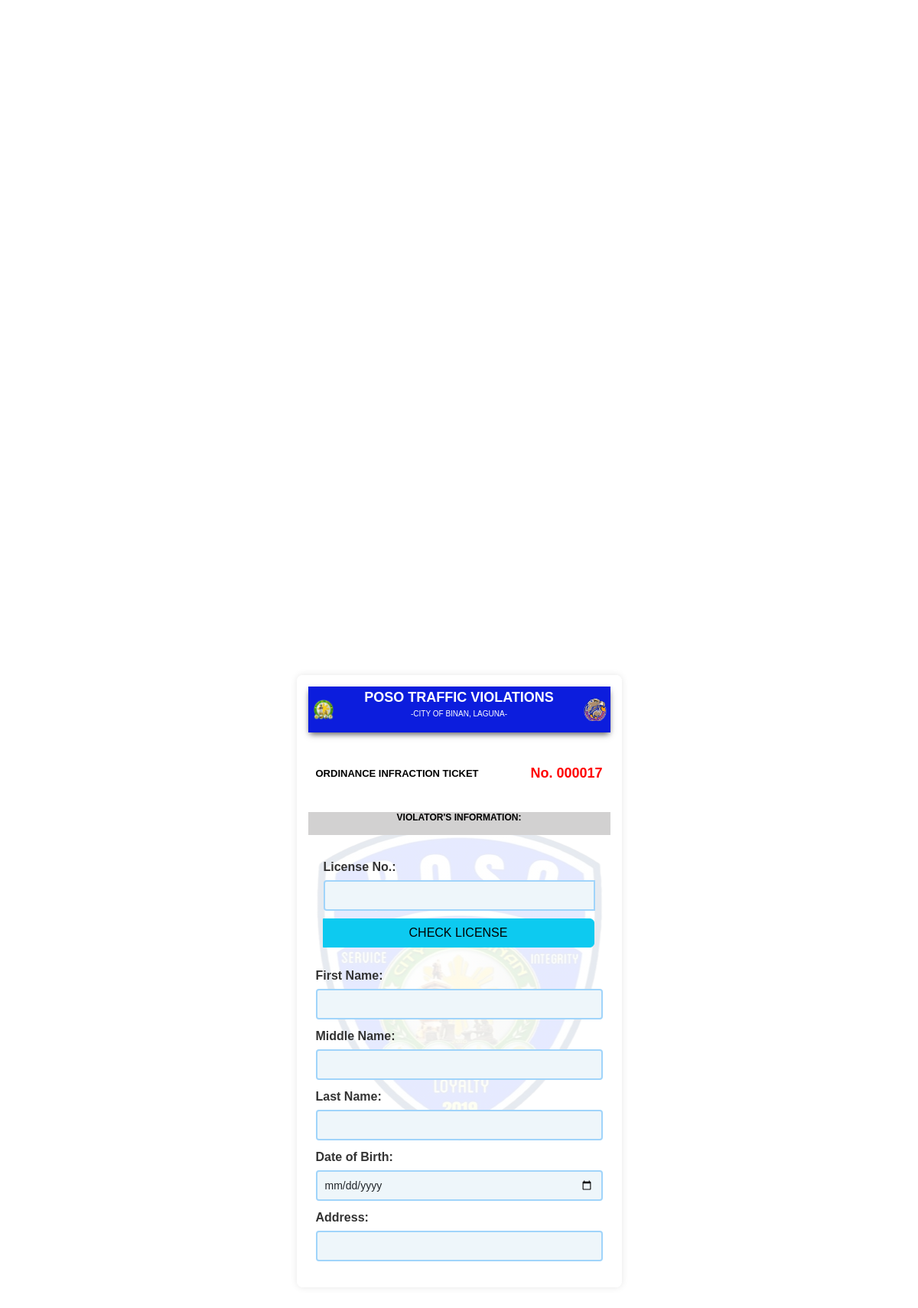
The page /poso.tix/ticket.php on the database as committed earlier.
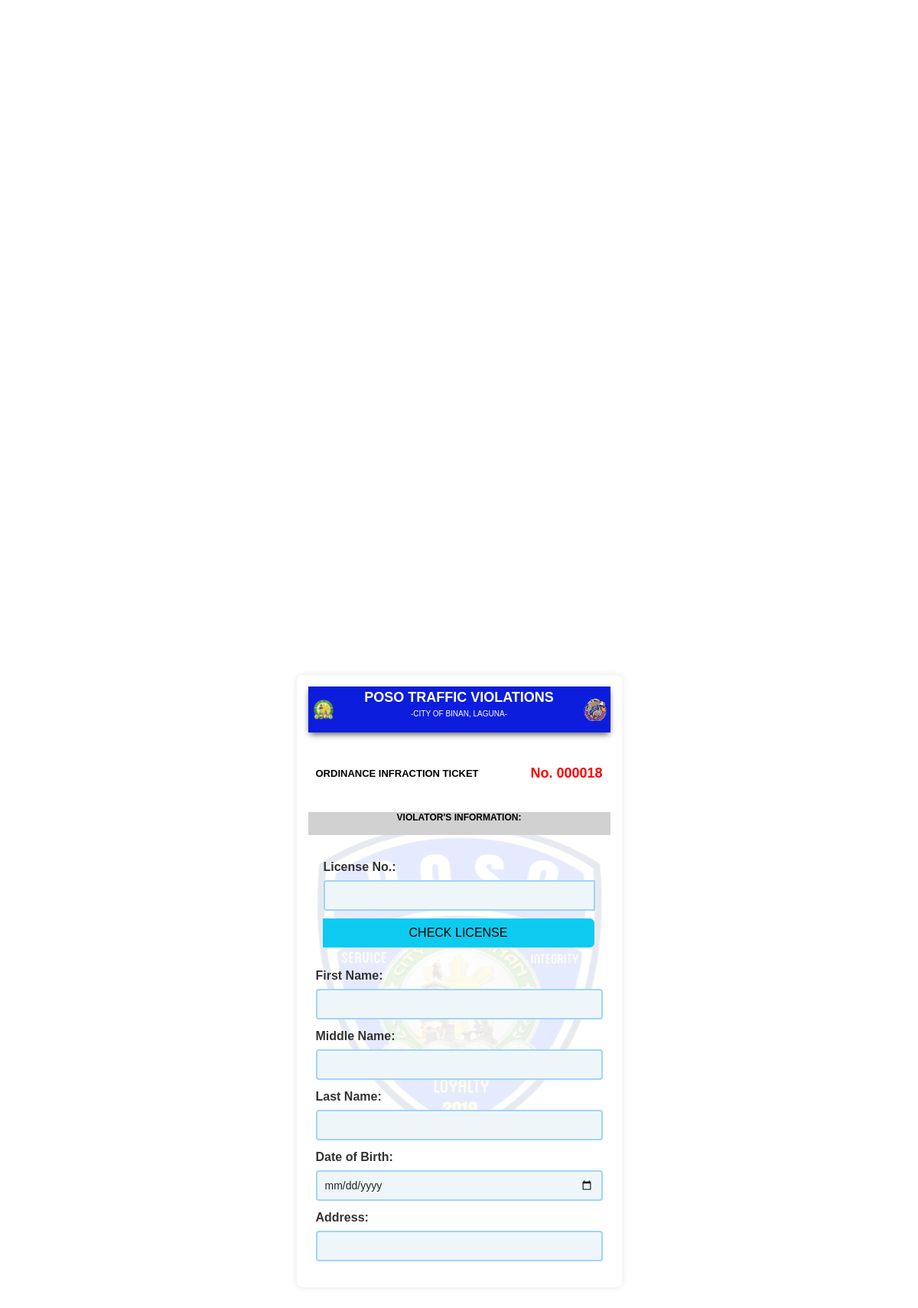
The same page on the database as committed later.
### tables this page shows
CREATE TABLE `report` (
  `ID` int(11) NOT NULL,
  `ticket_number` varchar(6) DEFAULT NULL,
  `first_name` varchar(100) DEFAULT NULL,
  `middle_name` varchar(100) DEFAULT NULL,
  `last_name` varchar(100) DEFAULT NULL,
  `dob` date DEFAULT NULL,
  `address` varchar(255) DEFAULT NULL,
  `license` varchar(255) NOT NULL,
  `confiscated` enum('yes','no') NOT NULL,
  `violation_date` date DEFAULT NULL,
  `violation_time` time DEFAULT NULL,
  `street` varchar(100) DEFAULT NULL,
  `plate_number` varchar(20) DEFAULT NULL,
  `city` varchar(100) DEFAULT NULL,
  `registration` varchar(100) DEFAULT NULL,
  `vehicle_type` varchar(50) DEFAULT NULL,
  `vehicle_owner` varchar(100) DEFAULT NULL,
  `created_at` timestamp NOT NULL DEFAULT current_timestamp(),
  `signature` longblob NOT NULL
);

### poso.tix/ticket.php (the view, shortened to what this page needs)
<?php
$servername = "localhost";
$username = "root";
$password = "";
$dbname = "poso";
$conn = new mysqli($servername, $username, $password, $dbname);
$sql = "SELECT ticket_number FROM report ORDER BY ID DESC LIMIT 1";
$result = $conn->query($sql);
if ($result->num_rows > 0) {
    $row = $result->fetch_assoc();
    $last_ticket_number = (int)$row['ticket_number'];
    $new_ticket_number = $last_ticket_number + 1;
} else {
    $new_ticket_number = 1;
}
$ticket_number = str_pad($new_ticket_number, 6, '0', STR_PAD_LEFT);
?>
<!DOCTYPE html>
<html lang="en">
<head>
    <link href="https://cdnjs.cloudflare.com/ajax/libs/font-awesome/6.5.1/css/all.min.css" rel="stylesheet">
    <link href="https://maxcdn.bootstrapcdn.com/bootstrap/5.3.3/css/bootstrap.min.css" rel="stylesheet">
    <link rel="stylesheet" href="/poso/poso.tix/style1.css">
</head>
<body>
<div class="container">
    <div class="ticket-container">
        <div class="header-container d-flex justify-content-between align-items-center">
            <img src="/POSO/images/left.png" alt="Left Logo" class="logo">
            <div class="col text-center">
                <p class="title">POSO Traffic Violations</p>
                <p class="city">-City of Binan, Laguna-</p>
            </div>
            <img src="/POSO/images/arman.png" alt="Right Logo" class="logo">
        </div>
        <br>
        <div class="ticket-info">
            <p class="ticket-label">ORDINANCE INFRACTION TICKET</p>
            <p class="ticket-number">No. <?php echo $ticket_number; ?></p>
        </div>
        <form action="submit_ticket.php" method="POST">
<div class="gray">
    <p>Violator's Information:</p>
</div>
<div class="section">
   <div class="section">
    <label for="license">License No.:</label>
    <div class="input-group">
        <input type="text" id="license" name="license" required class="form-control">
        <button type="button" class="btn btn-info" id="checkLicense">Check License</button>
    </div>
</div>
    <label for="first_name">First Name:</label>
    <input type="text" id="first_name" name="first_name" required class="form-control">
    <label for="middle_name">Middle Name:</label>
    <input type="text" id="middle_name" name="middle_name" class="form-control">
    <label for="last_name">Last Name:</label>
    <input type="text" id="last_name" name="last_name" required class="form-control">
    <label for="dob">Date of Birth:</label>
    <input type="date" id="dob" name="dob" required class="form-control">
    <label for="address">Address:</label>
    <input type="text" id="address" name="address" required class="form-control">
</div>
            <br>
        </form>
    </div>
</div>
</body>
</html>

Rows that differ between the two databases and show on the page:
no longer on this page (row unchanged): report: ticket_number "000017"
added report: ticket_number "000018"
